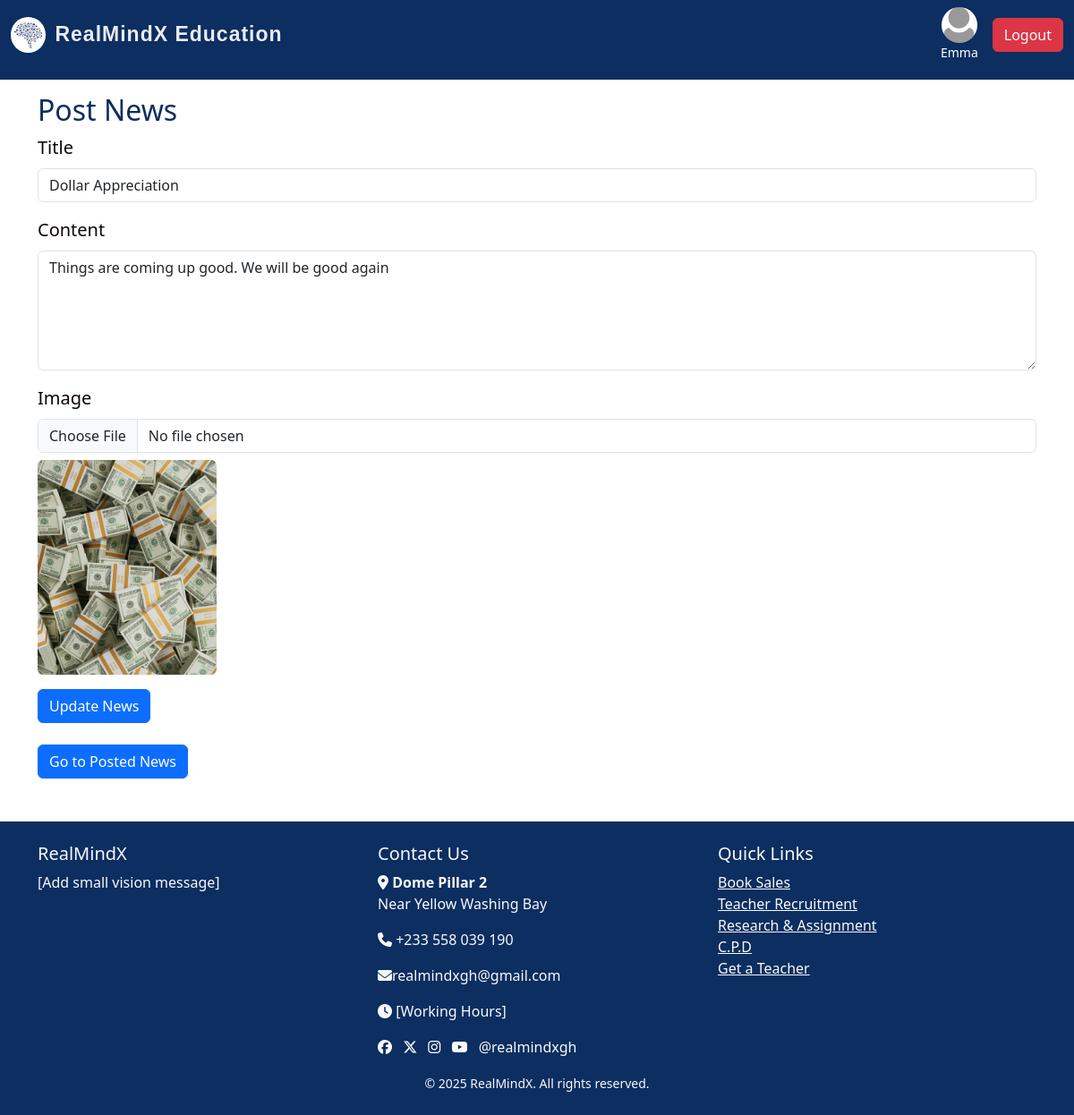
/admin/edit-news/1 (signed in), run on the app's committed database.
### models.py (models this page shows, shortened)
class Admin(UserMixin, db.Model):
    id = db.Column(db.Integer, primary_key=True)
    username = db.Column(db.String(150), unique=True, nullable=False)
    email = db.Column(db.String(150), unique=True, nullable=False)
    password = db.Column(db.String(150), nullable=False)
    profile_pic = db.Column(db.String(200), nullable=True)
    job_posts = db.relationship('JobPost', backref='admin', lazy=True)
    news_posts = db.relationship('News', backref='admin', lazy=True)

class News(db.Model):
    id = db.Column(db.Integer, primary_key=True)
    title = db.Column(db.String(255), nullable=False)
    content = db.Column(db.Text, nullable=False)
    image_url = db.Column(db.String(500))
    created_at = db.Column(db.DateTime, default=datetime.utcnow)
    admin_id = db.Column(db.Integer, db.ForeignKey('admin.id'), nullable=False)

### routes.py (the view, shortened to what this page needs)
@app.route('/admin/edit-news/<int:news_id>', methods=['GET', 'POST'])
@login_required
def edit_news(news_id):
    news_item = News.query.get_or_404(news_id)
    if news_item.admin_id != current_user.id:
        abort(403)
    return render_template('admin_post_news.html', news_item=news_item, editing=True)

### routes.py (called while the page is built)
@login_manager.user_loader
def load_user(user_id):
    try:
        user_type, id = user_id.split(":")
        if user_type == "user":
            return User.query.get(int(id))
        elif user_type == "admin":
            return Admin.query.get(int(id))
    except ValueError:
        return None

### templates/admin_post_news.html (shortened to what this page needs)
{% extends "index.html" %}
{% block content %}
<h2>Post News</h2>
<form method="POST" enctype="multipart/form-data">
    <div class="mb-3">
      <label for="title" class="form-label">Title</label>
      <input type="text" class="form-control" name="title" id="title" value="{{ news_item.title if editing else '' }}" required>
    </div>
    <div class="mb-3">
      <label for="content" class="form-label">Content</label>
      <textarea class="form-control" name="content" id="content" rows="5" required>{{ news_item.content if editing else '' }}</textarea>
    </div>
    <div class="mb-3">
      <label for="image" class="form-label">Image</label>
      <input class="form-control" type="file" name="image" id="image">
      {% if editing and news_item.image_url %}
        <img src="{{ url_for('static', filename=news_item.image_url) }}" class="mt-2 rounded" style="max-width: 200px;">
      {% endif %}
    </div>
    <button type="submit" class="btn btn-primary">{{ 'Update' if editing else 'Post' }} News</button>
  </form><br>
  <div>
    <a href="{{ url_for('news') }}" class="btn btn-primary">Go to Posted News</a>
  </div>
{% endblock %}

### templates/index.html (shortened to what this page needs)
<!DOCTYPE html>
<html lang="en">
<head>
  <link rel="stylesheet" href="https://cdn.jsdelivr.net/npm/bootstrap@5.3.3/dist/css/bootstrap.min.css">
  <link rel="stylesheet" href="https://cdnjs.cloudflare.com/ajax/libs/font-awesome/6.6.0/css/all.min.css">
  <link rel="stylesheet" href="{{ url_for('static', filename='main.css') }}">
</head>
<body>
<nav class="navbar navbar-expand-lg navbar-dark bg-steel fixed-top">
  <div class="container-fluid">
    <a class="navbar-brand d-flex align-items-center" href="{{ url_for('home') }}">
      <img src="{{ url_for('static', filename='images/brain.jpg') }}" alt="Logo" style="height: 40px; border-radius: 50%; margin-right: 10px;">
      RealMindX Education
    </a>
    <div class="collapse navbar-collapse justify-content-end" id="navbarNav">
      <ul class="navbar-nav">
        {% if current_user.is_authenticated %}
        <li class="nav-item d-flex align-items-center ms-2">
          <div class="d-flex flex-column align-items-center text-white me-3">
            {% if current_user.profile_pic %}
              <img src="{{ url_for('static', filename='uploads/' ~ current_user.profile_pic) }}"
                  alt="Profile"
                  style="width: 40px; height: 40px; border-radius: 50%; object-fit: cover;">
            {% else %}
              <img src="{{ url_for('static', filename='images/default-profile.webp') }}"
                  alt="Default Profile"
                  style="width: 40px; height: 40px; border-radius: 50%; object-fit: cover;">
            {% endif %}
            <small>{{ current_user.username }}</small>
          </div>
          <a class="btn btn-danger" href="{{ url_for('logout') }}">Logout</a>
        </li>
        {% endif %}
      </ul>
    </div>
  </div>
</nav>
  <main class="container mt-5 pt-4">
    {% block content %}{% endblock %}
  </main>
  {% include 'footer.html' %}
</body>
</html>

### static/main.css (style rules this page uses)
html,body { position: relative; color: #0f0505; display: flex; flex-direction: column; margin: 0; margin-top: 1.0rem; }
.container { flex: 1; }
.navbar { margin-bottom: 0; padding-bottom: 20px; }
.navbar-brand { text-decoration: none; font-family: "Poppins", sans-serif; font-size: 23px; font-weight: bold; color:rgb(233, 236, 243); letter-spacing: 1px; }
.bg-steel { background-color: #0C2E60; }
.navbar-nav a { font-size: 16px; font-weight: 400; display: flex; align-items: center; gap: 5px; color: #ffffff; }
h1, h2, h3, h4 { color: #0C2E60; }
label, button { font-size: 20px; }

### data on the page
Admin: username "Emma"
News: title "Dollar Appreciation", content "Things are coming up good. We will be good again", image_url (picture)

### other printed values
{{ 'Update' if editing else 'Post' }} "Update"
